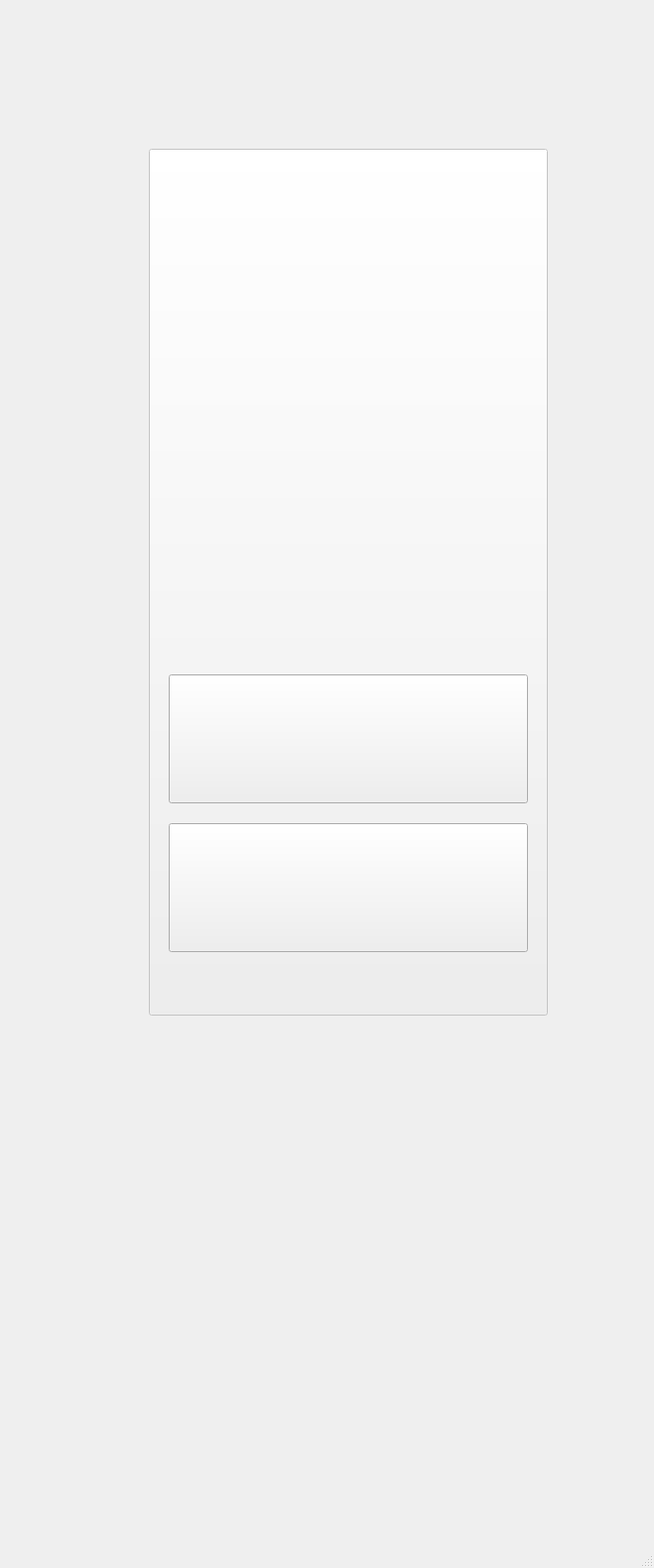
<?xml version="1.0" encoding="UTF-8"?>
<ui version="4.0">
 <class>MainWindow</class>
 <widget class="QMainWindow" name="MainWindow">
  <property name="geometry">
   <rect>
    <x>0</x>
    <y>0</y>
    <width>659</width>
    <height>1581</height>
   </rect>
  </property>
  <property name="windowTitle">
   <string>MainWindow</string>
  </property>
  <widget class="QWidget" name="centralwidget">
   <widget class="QPushButton" name="Finish_but">
    <property name="enabled">
     <bool>false</bool>
    </property>
    <property name="geometry">
     <rect>
      <x>150</x>
      <y>150</y>
      <width>402</width>
      <height>874</height>
     </rect>
    </property>
    <property name="styleSheet">
     <string notr="true">border-image: url(:/image/image_file/Group 22.png);</string>
    </property>
    <property name="text">
     <string/>
    </property>
   </widget>
   <widget class="QPushButton" name="yes_but">
    <property name="enabled">
     <bool>true</bool>
    </property>
    <property name="geometry">
     <rect>
      <x>170</x>
      <y>680</y>
      <width>362</width>
      <height>130</height>
     </rect>
    </property>
    <property name="styleSheet">
     <string notr="true">border-image: url(:/image/image_file/Group 13.png);</string>
    </property>
    <property name="text">
     <string/>
    </property>
   </widget>
   <widget class="QPushButton" name="no_but">
    <property name="enabled">
     <bool>true</bool>
    </property>
    <property name="geometry">
     <rect>
      <x>170</x>
      <y>830</y>
      <width>362</width>
      <height>130</height>
     </rect>
    </property>
    <property name="styleSheet">
     <string notr="true">border-image: url(:/image/image_file/Group 15.png);</string>
    </property>
    <property name="text">
     <string/>
    </property>
   </widget>
  </widget>
  <widget class="QMenuBar" name="menubar">
   <property name="geometry">
    <rect>
     <x>0</x>
     <y>0</y>
     <width>659</width>
     <height>22</height>
    </rect>
   </property>
  </widget>
  <widget class="QStatusBar" name="statusbar"/>
 </widget>
 <resources>
  <include location="resouce.qrc"/>
 </resources>
 <connections/>
</ui>
